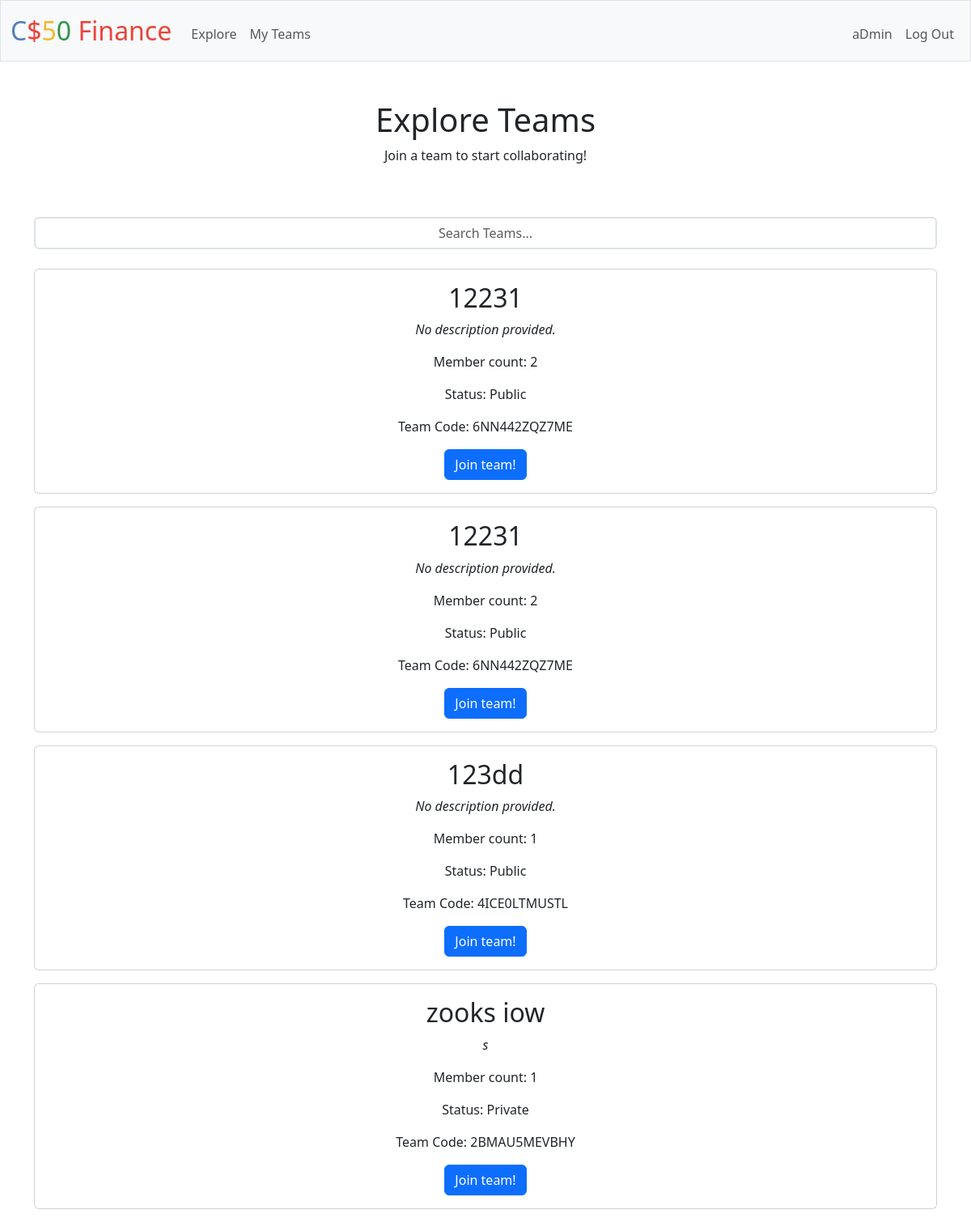
Screenshot of /explore (signed in) with the database file from the repository.
### tables this page shows
CREATE TABLE "team_members" (
    "team_id"   INTEGER NOT NULL,
    "user_id"   INTEGER NOT NULL,
    "privilege" TEXT,
    CONSTRAINT "fk_team_members_team_id" FOREIGN KEY("team_id") REFERENCES "teams"("id") ON DELETE CASCADE,
    CONSTRAINT "fk_team_members_user_id" FOREIGN KEY("user_id") REFERENCES "users"("id") ON DELETE CASCADE
);

CREATE TABLE "teams" (
    "id"    INTEGER NOT NULL UNIQUE,
    "code"  TEXT NOT NULL,
    "name"  TEXT NOT NULL UNIQUE,
    "description" TEXT,
    "access_type" TEXT NOT NULL,
    PRIMARY KEY("id" AUTOINCREMENT)
);

### app.py (the view, shortened to what this page needs)
@app.route("/explore", methods=["GET", "POST"])
@login_required
def explore_teams():
    search_query = request.args.get("search", "")
    if request.method == "GET":
        if search_query:
            teams = db.execute("""
                SELECT teams.id, teams.name, teams.description, teams.code, teams.access_type, team_members.privilege,
                    (SELECT COUNT(*) FROM team_members WHERE team_members.team_id = teams.id) AS member_count
                FROM teams
                JOIN team_members ON teams.id = team_members.team_id
                AND teams.id NOT IN (
                SELECT team_id
                FROM team_members
                WHERE user_id = ?)
                AND teams.name LIKE ?
            """, session["user_id"], f"%{search_query}%")
        else:
            teams = db.execute("""
                SELECT teams.id, teams.name, teams.description, teams.code, teams.access_type, team_members.privilege,
                    (SELECT COUNT(*) FROM team_members WHERE team_members.team_id = teams.id) AS member_count
                FROM teams
                JOIN team_members ON teams.id = team_members.team_id
                AND teams.id NOT IN (
                SELECT team_id
                FROM team_members
                WHERE user_id = ?)
            """, session["user_id"])
        return render_template("explore.html", teams=teams)

### app.py (called while the page is built)
@app.after_request
def after_request(response):
    response.headers["Cache-Control"] = "no-cache, no-store, must-revalidate"
    response.headers["Expires"] = 0
    response.headers["Pragma"] = "no-cache"
    return response

### helpers.py (called while the page is built)
def login_required(f):
    @wraps(f)
    def decorated_function(*args, **kwargs):
        if session.get("user_id") is None:
            flash("You must be logged in to access this page.")
            return render_template("login.html", request_path=request.path)
        return f(*args, **kwargs)
    return decorated_function

### templates/explore.html (shortened to what this page needs)
{% extends "layout.html" %}
{% block main %}
    <h1 class="text-center">Explore Teams</h1>
    <p class="text-center pb-5">Join a team to start collaborating!</p>
    <form>
        <input type="text" autocomplete="off" class="form-control mb-4 team-search" id="search-input" name="search" placeholder="Search Teams...">
    </form>
    {% if teams %}
        {% for team in teams %}
        <div class="card text-center mb-3">
            <div class="card-body">
                <h2 class="card-title">{{ team.name }}</h2>
                {% if team.description %}
                    <p class="card-text"><i>{{ team.description }}</i></p>
                {% else %}
                    <p class="card-text"><i>No description provided.</i></p>
                {% endif %}
                <p class="card-text">Member count: {{ team.member_count }}</p>
                <p class="card-text">Status: {{ team.access_type.capitalize() }}</p>
                <p class="card-text">Team Code: {{ team.code }}</p>
                <div class="container">
                    <form>
                        <button type="submit" class="btn btn-primary join-button" data-team-id="{{ team.id }}">Join team!</button>
                    </form>
                </div>
            </div>
        </div>
        {% endfor %}
    {% else %}
        <p class="text-center mt-5"><i>Nothing to show here...</i></p>
    {% endif %}
{% endblock %}

### templates/layout.html (shortened to what this page needs)
<!DOCTYPE html>
<html lang="en">
    <head>
        <link href="https://cdn.jsdelivr.net/npm/bootstrap@5.3.3/dist/css/bootstrap.min.css" rel="stylesheet">
        <link href="/static/styles.css" rel="stylesheet">
    </head>
    <body>
        <nav class="bg-light border navbar navbar-expand-md navbar-light">
            <div class="container-fluid">
                <a class="navbar-brand" href="/"><span class="blue">C</span><span class="red">$</span><span class="yellow">5</span><span class="green">0</span> <span class="red">Finance</span></a>
                <div class="collapse navbar-collapse" id="navbar">
                    {% if session["user_id"] %}
                        <ul class="navbar-nav me-auto mt-2">
                            <li class="nav-item"><a class="nav-link btn" href="/explore">Explore</a></li>
                            <li class="nav-item"><a class="nav-link btn" href="/teams">My Teams</a></li>
                        </ul>
                        <ul class="navbar-nav ms-auto mt-2">
                            <li class="nav-item"><a class="nav-link btn" href="/account">{{ session["username"] }}</a></li>
                            <li class="nav-item"><a class="nav-link btn" href="/logout">Log Out</a></li>
                        </ul>
                    {% else %}
                        <ul class="navbar-nav ms-auto mt-2">
                            <li class="nav-item"><a class="nav-link btn" href="/register">Register</a></li>
                            <li class="nav-item"><a class="nav-link btn" href="/login">Log In</a></li>
                        </ul>
                    {% endif %}
                </div>
            </div>
        </nav>
        <main class="container py-5 text-center">
            {% block main %}{% endblock %}
        </main>
    </body>
</html>

### static/styles.css (style rules this page uses)
nav .navbar-brand { font-size: xx-large; }
nav .navbar-brand .blue { color: #537fbe; }
nav .navbar-brand .red { color: #ea433b; }
nav .navbar-brand .yellow { color: #f5b82e; }
nav .navbar-brand .green { color: #2e944b; }
.card, .btn, .form-control { transition: opacity 0.2s, transform 0.2s; }
.team-search { border-width: 2px; text-align: center; }

### rows the page displays
team_members: username "aDmin", name "zooks iow", description "s", member_count "1", access_type "Private", code "2BMAU5MEVBHY"
team_members: name "12231", shows "No description provided.", member_count "2", access_type "Public", code "6NN442ZQZ7ME"
team_members: name "12231", shows "No description provided.", member_count "2", access_type "Public", code "6NN442ZQZ7ME"
team_members: name "123dd", shows "No description provided.", member_count "1", access_type "Public", code "4ICE0LTMUSTL"
